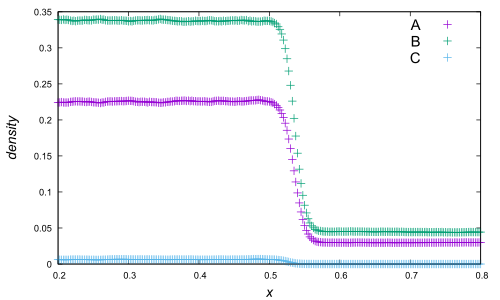

This chart was generated by the following gnuplot code:
set term pdf
set out 'lan278176-lbn417263-lcn7025-ran7782-rbn11673-rcn197.pdf'
set xlabel '{/Arial-Italic x}'
set ylabel '{/Arial-Italic density}'
set xlabel font 'Arial,15'
set ylabel font 'Arial,15'
set xrange [0.2:0.8]
set tics font 'Arial,10'
set key font 'Arial,16'

plot 'lan278176-lbn417263-lcn7025-ran7782-rbn11673-rcn197.density' u 1:2 title 'A' with points pt 1, 'lan278176-lbn417263-lcn7025-ran7782-rbn11673-rcn197.density' u 1:3 title 'B' with points pt 1, 'lan278176-lbn417263-lcn7025-ran7782-rbn11673-rcn197.density' u 1:4 title 'C' with points pt 1
